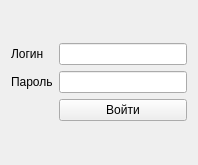
<?xml version="1.0" encoding="UTF-8"?>
<ui version="4.0">
 <class>authorization</class>
 <widget class="QWidget" name="authorization">
  <property name="windowModality">
   <enum>Qt::ApplicationModal</enum>
  </property>
  <property name="geometry">
   <rect>
    <x>0</x>
    <y>0</y>
    <width>198</width>
    <height>165</height>
   </rect>
  </property>
  <property name="windowTitle">
   <string>Авторизация</string>
  </property>
  <layout class="QVBoxLayout" name="verticalLayout">
   <item>
    <layout class="QGridLayout" name="gridLayout">
     <property name="sizeConstraint">
      <enum>QLayout::SetMinimumSize</enum>
     </property>
     <item row="2" column="1">
      <widget class="QLineEdit" name="lineEdit_2">
       <property name="text">
        <string/>
       </property>
       <property name="echoMode">
        <enum>QLineEdit::Password</enum>
       </property>
       <property name="clearButtonEnabled">
        <bool>true</bool>
       </property>
      </widget>
     </item>
     <item row="1" column="1">
      <widget class="QLineEdit" name="lineEdit">
       <property name="text">
        <string/>
       </property>
       <property name="clearButtonEnabled">
        <bool>true</bool>
       </property>
      </widget>
     </item>
     <item row="3" column="1">
      <widget class="QPushButton" name="pushButton">
       <property name="text">
        <string>Войти</string>
       </property>
      </widget>
     </item>
     <item row="1" column="0">
      <widget class="QLabel" name="label">
       <property name="text">
        <string>Логин</string>
       </property>
      </widget>
     </item>
     <item row="2" column="0">
      <widget class="QLabel" name="label_2">
       <property name="text">
        <string>Пароль</string>
       </property>
      </widget>
     </item>
    </layout>
   </item>
  </layout>
 </widget>
 <resources/>
 <connections/>
</ui>
